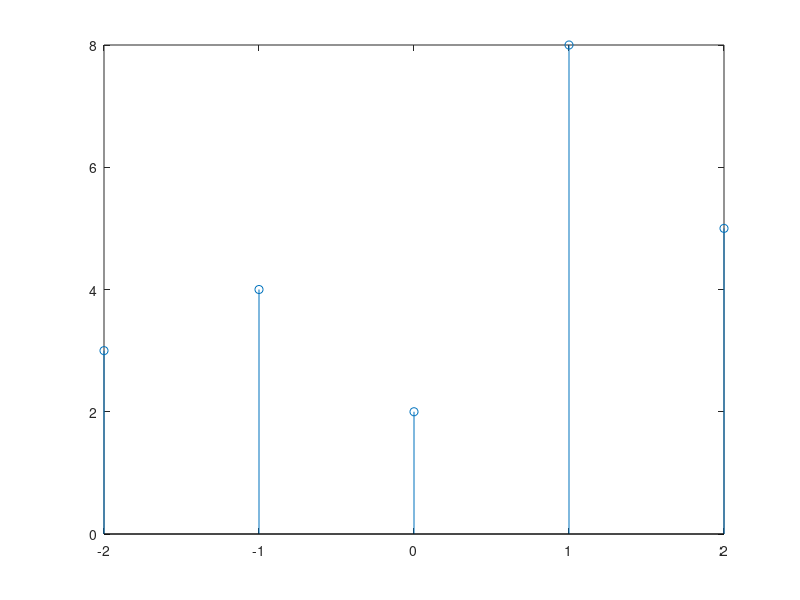

Recreate this plot in MATLAB. (Note: this script raises an error after producing the figure.)
%% break a function in even and odd parts

x = -2:2;
y = [3 4,2,8,5];

figure(1)
stem(x,y)
label('ACTUAL PLOT')

%%calc flip
for i=0:length(y)-1
    y_flip(i) = y(end-i)
end


figure(2)
%% calc even
y_even = (y + y_flip)/2;

stem(y_even,x)
label('EVEN PART')



figure(3)
%% calc odd
y_even = (y - y_flip)/2;

stem(y_even,x)
label('ODD PART')
